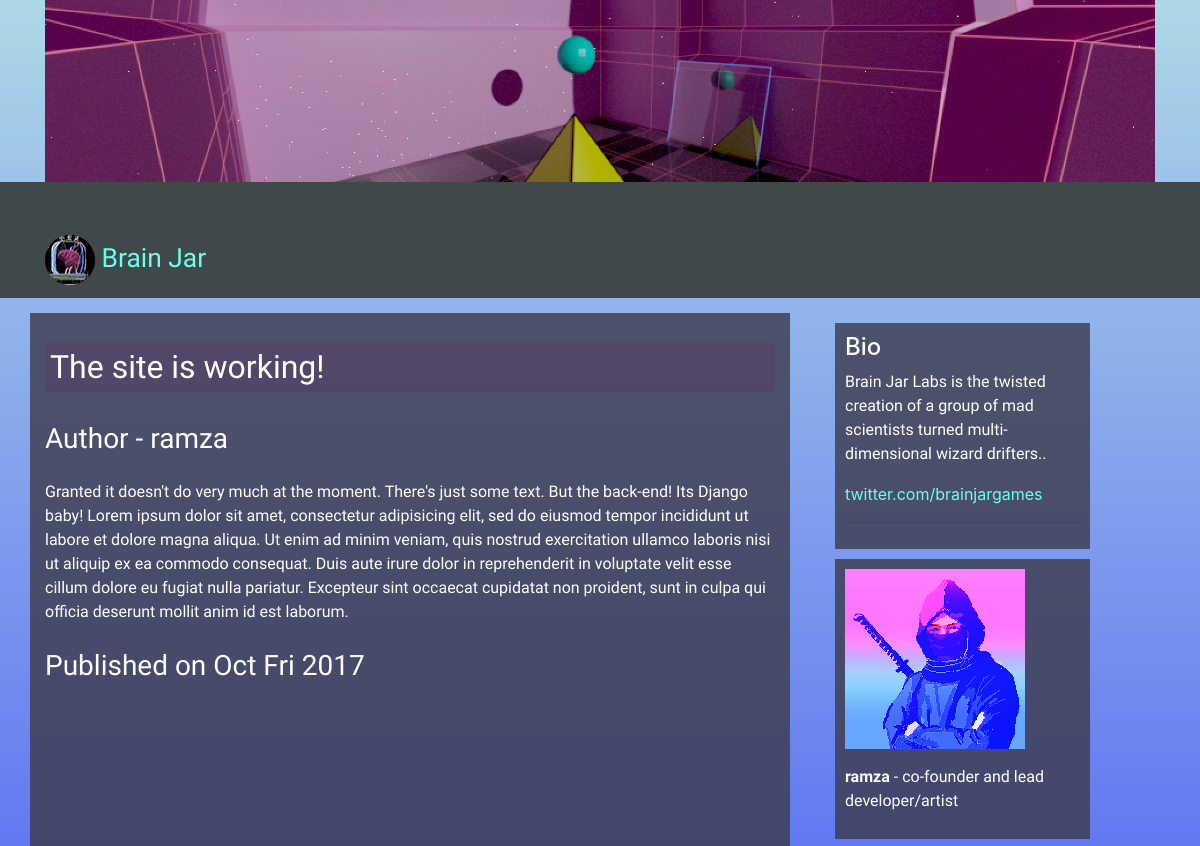
The page /post/1/ (upper part) on the database as committed earlier.
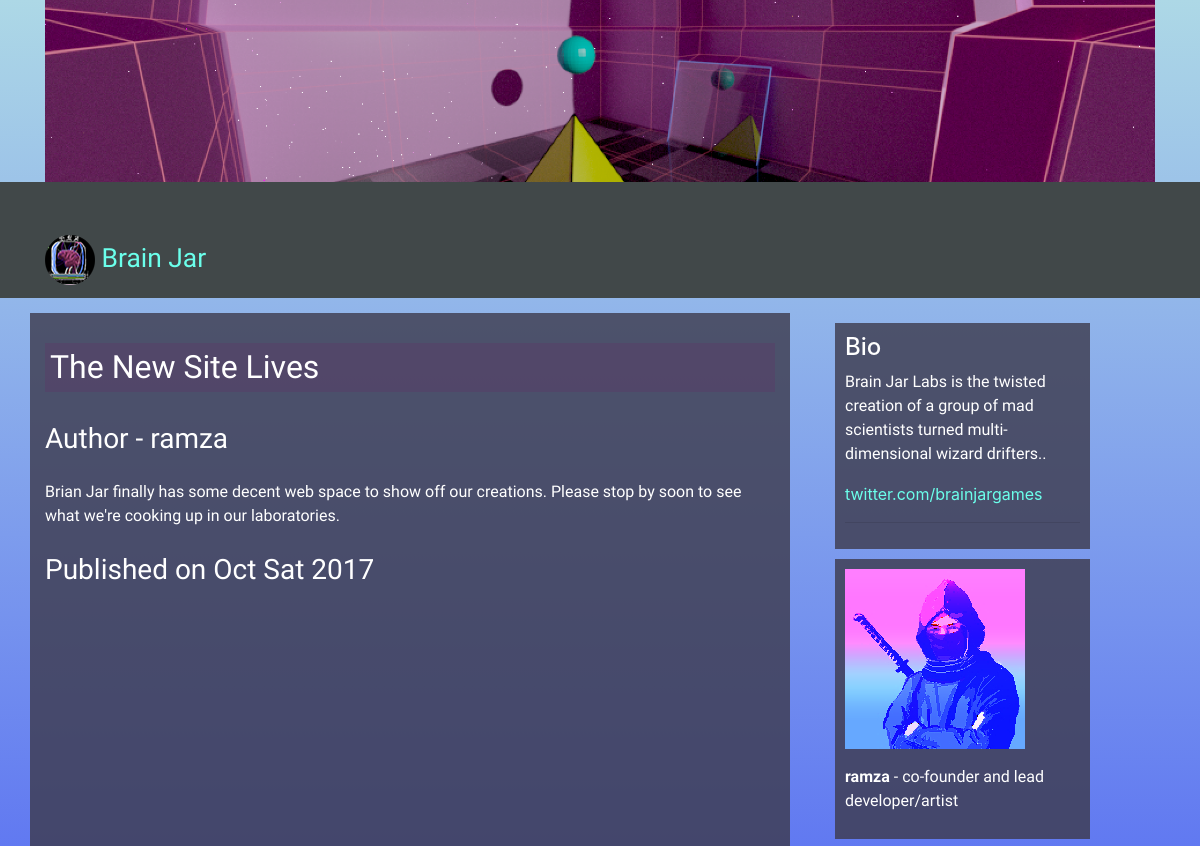
The same page on the database as committed later.
### blog/models.py (models this page shows, shortened)
class Post(models.Model):
    author = models.ForeignKey('auth.User')
    title = models.CharField(max_length=256)
    text = models.TextField()
    created_date = models.DateTimeField(default=timezone.now)
    published_date = models.DateTimeField(blank=True, null=True)

### blog/views.py (the view)
# urls.py: url(r'^post/(?P<pk>\d+)/$', views.PostDetailView.as_view(),name='post_detail'),
class PostDetailView(DetailView):
    model = Post

### blog/templates/blog/post_detail.html
{% extends 'blog/base.html' %}
{% block body_block %}
  <h2>{{post.title}}</h2>
  <h3>Author - {{post.author}}</h3>
  <p>{{post.text|safe|linebreaks}}</p>
  <h3>Published on {{post.published_date|date:"M D Y"}}</h3>
{% endblock %}

### blog/templates/blog/base.html (shortened to what this page needs)
<!DOCTYPE html>
{% load static %}
<html lang="en">
  <head>
    <link rel="stylesheet" href="https://maxcdn.bootstrapcdn.com/bootstrap/4.0.0-alpha.6/css/bootstrap.min.css">
    <link href="{% static 'css/blog.css' %}" rel="stylesheet">
  </head>
  <body>
    <div class="container">
      <img src="{% static 'img/header.png' %}" class="img-fluid" alt="">
    </div>
    <nav class="navbar navbar-toggleable-md navbar-inverse bg-inverse" style="background-color: rgb(65, 72, 73);">
      <button class="navbar-toggler navbar-toggler-right" type="button" data-toggle="collapse" data-target="#navbarSupportedContent" aria-controls="navbarSupportedContent" aria-expanded="false" aria-label="Toggle navigation">
        <span class="navbar-toggler-icon"></span>
      </button>
      <div class="container">
      <a class="navbar-brand" href="{% url 'post-list' %}">
            <img src="{% static 'img/logo_small.png' %}" width="50" height="50" class='d-inline-block' alt="">
            Brain Jar
      </a>
    </div>
    </nav>
    <div class="container">
      <div class="row">
        <div class="col-sm-8 blog-main post">
          {% block body_block %}
          {% endblock %}
        </div>
        <div class="col-sm-3 col-sm-offset-1 blog-sidebar">
          <div class="sidebar-module sidebar-module-inset">
            <h4>Bio</h4>
            <p>Brain Jar Labs is the twisted creation of a group of mad scientists turned multi-dimensional wizard drifters..</p>
            <a href="https://twitter.com/brainjargames">twitter.com/brainjargames</a>
            <hr>
            </div>
        <div class="sidebar-module">
            <img src="{% static "img/ninja.png" %}"  class="img-fluid" alt="Image Missing">
            <p><strong>ramza</strong> - co-founder and lead developer/artist</p>
        </div>
      </div>
    </div>
  </body>
</html>

### blog/static/css/blog.css (style rules this page uses)
.navbar-brand { font-size: 1.5em; }
.navbar-brand img { margin: 0px 0px 0px 0px; }
h2, h3 { font-family: 'Quantico', sans-serif; margin-top: 10px; }
p { font-family: 'Hind Guntur', sans-serif; }
.post p { margin-bottom: 25px; }
h2 { background-color: rgba(100,40,100,0.25); padding: 5px; margin-bottom: 30px; }
nav { font-family: 'Quantico', sans-serif; font-size: 1.1em; margin-top: 0px; margin-bottom: 15px; padding-bottom: 10px; }
.post { padding-bottom: 20px; padding-top: 20px; background-color: rgba(60, 58, 75, 0.8); }
.sidebar-module { padding: 10px; margin-top: 10px; margin-bottom: 10px; background-color: rgba(60, 58, 75, 0.8); }
a { color: rgb(107, 255, 235); }
body { color: white; background: linear-gradient(to bottom, lightblue, blue); }
.blog-main { margin-right: 30px; }

Rows that differ between the two databases and show on the page:
changed Post "ramza": title "The site is working!" → "The New Site Lives"; text "Granted it doesn't do very much at the moment. There's just some text. But the back-end! Its Django baby! Lorem ipsum dolor sit amet, consectetur adipisicing elit, sed do eiusmod tempor incididunt ut labore et dolore magna aliqua. Ut enim ad minim veniam, quis nostrud exercitation ullamco laboris nisi ut aliquip ex ea commodo consequat. Duis aute irure dolor in reprehenderit in voluptate velit esse cillum dolore eu fugiat nulla pariatur. Excepteur sint occaecat cupidatat non proident, sunt in culpa qui officia deserunt mollit anim id est laborum." → "Brian Jar finally has some decent web space to show off our creations. Please stop by soon to see what we're cooking up in our laboratories."; published_date "Oct Fri 2017" → "Oct Sat 2017"
